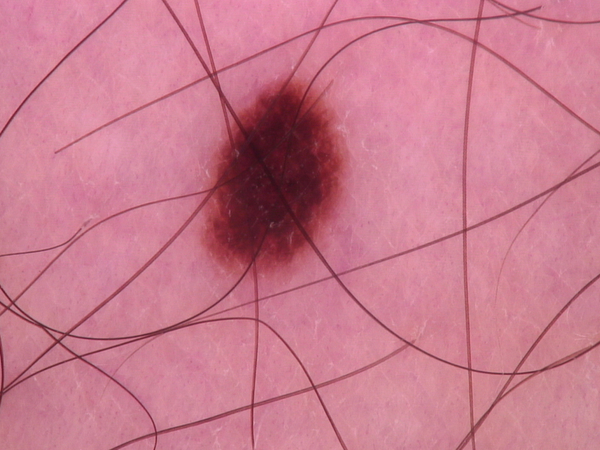
#> input picture Annotation analysis/example.jpg, 600 x 450 px; its folder holds only this picture in this run
$ python -i feature_extract.py   (imports and definitions only)
#> lines starting #> are read from the running program, lines starting #| are printed output that depends on the picture; after the words box and inside, x2 and y2 are one past the last pixel; in counts of white or black regions, pixels touching at a corner belong together
#> further down, picture is the input picture: shape (450, 600, 3); mean B, G, R 142, 122.6, 200.8
import cv2
import numpy as np
from math import sqrt, floor, ceil, nan, pi
from skimage import color, exposure
from skimage.color import rgb2gray
from skimage.feature import blob_log
from skimage.filters import threshold_otsu
from skimage.measure import label, regionprops
from skimage.transform import resize
from skimage.transform import rotate
from skimage import morphology
from sklearn.cluster import KMeans
from skimage.segmentation import slic
from skimage.color import rgb2hsv
from scipy.stats import circmean, circvar, circstd
from statistics import variance, stdev
from scipy.spatial import ConvexHull


# pigment_network: Percentage (0-100%)
# Coverage percentage of pigment network in the lesion

# blue_veil: Pixel count
# Number of pixels meeting blue-veil criteria

# vascular: Pixel count
# Number of pixels identified as vascular structures

# globules: Count
# Number of distinct globular structures detected

# streaks: Ratio (dimensionless)
# Border irregularity measure (perimeter²/4πarea)
# Value 0.0 indicates no significant streaks

# irregular_pigmentation: Percentage (0-100%)
# Coverage percentage of irregular pigmentation
# Value 65.62% shows significant irregular pigmentation

# regression: Pixel count
# Number of pixels showing regression structures
# Value 0.0 indicates no regression areas

# asymmetry: Ratio (0-1)
# Measure of lesion asymmetry
# (0=perfectly symmetric, 1=highly asymmetric)

# compactness: Ratio (perimeter²/4πarea)
# Measure of border irregularity

# convexity: Ratio (0-1)
# Ratio of lesion area to its convex hull area
# (1=perfectly convex)


# [77 lines left out: functions measure_pigment_network, measure_blue_veil, measure_vascular, measure_globules, measure_streaks, not called in this run]


def measure_irregular_pigmentation(image):

    gray = cv2.cvtColor(image, cv2.COLOR_BGR2GRAY)
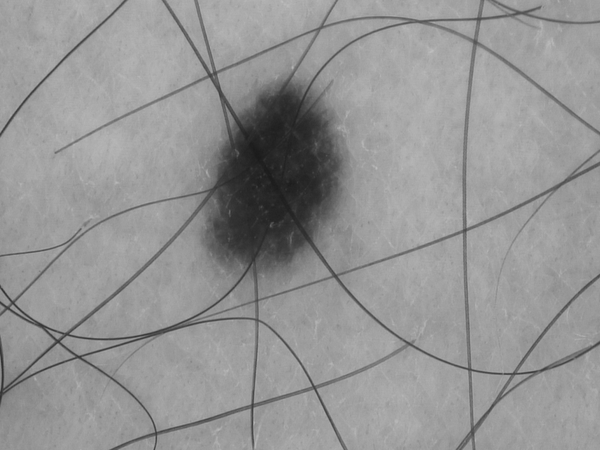
#> gray: shape (450, 600); min 26, max 189, mean 148.2
    threshold = threshold_otsu(gray)
#> threshold = 115
    binary = gray > threshold
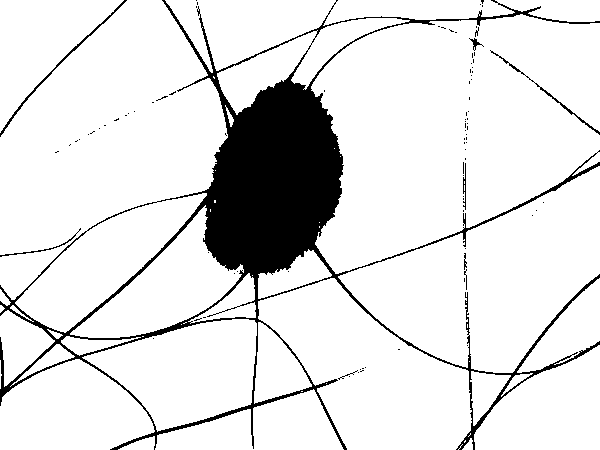
#> binary: shape (450, 600) bool; 88.5% white; 90 black regions (81 under 20 px), largest, box (x1, y1, x2, y2) and area: (0, 0, 600, 450) 29703, (0, 0, 127, 137) 400, (490, 50, 600, 135) 261
    labeled_image = label(binary)
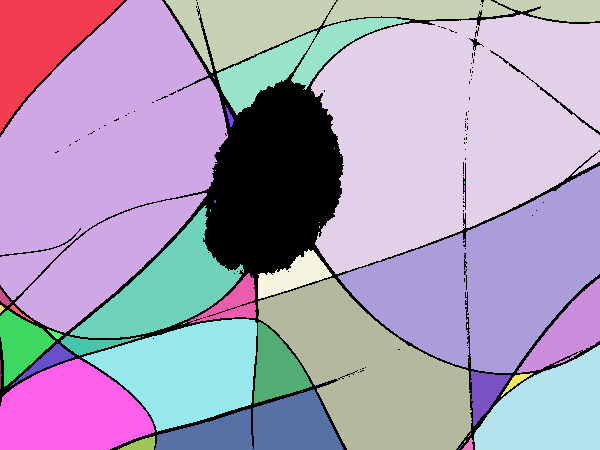
#> labeled_image: shape (450, 600) int32; 52 distinct labels, from 0 to 51; one colour per label, 0 black

    min_rows, min_cols, max_rows, max_cols = [], [], [], []

    for region in regionprops(labeled_image):
        area = region.area
        perimeter = region.perimeter

        if perimeter == 0:
            continue

        circularity = 4 * np.pi * (area / (perimeter ** 2))

        if circularity < 0.6:
            min_row, min_col, max_row, max_col = region.bbox
            min_rows.append(min_row)
            min_cols.append(min_col)
            max_rows.append(max_row)
            max_cols.append(max_col)
#> this loop made 51 passes
#> (area, perimeter, circularity, min_row, min_col, max_row, max_col) on passes 1, 2, 3, 4, 5, 7, 10, 15, 19, 20, 22, 23: (7692, 439.3, 0.501, 0, 0, 133, 124), (49904, 1769.2, 0.2, 0, 0, 333, 228), (12003, 1286.7, 0.0911, 0, 165, 73, 600), (53437, 1877.6, 0.19, 14, 311, 274, 600), (5589, 612.7, 0.187, 18, 217, 115, 410), (69, 42.56, 0.479, 105, 225, 127, 234), (28122, 1092.7, 0.296, 166, 338, 373, 600), (8925, 528.5, 0.402, 205, 70, 338, 244), (1752, 232.7, 0.407, 249, 258, 299, 332), (1305, 325.1, 0.155, 273, 188, 324, 256), (20640, 785.9, 0.42, 278, 258, 450, 472), (3378, 333.2, 0.382, 278, 517, 373, 600)
#> (area, perimeter, circularity) on passes 24, 26, 28, 29, 31, 34: (93, 40.63, 0.708), (24, 17.9, 0.941), (2273, 210, 0.648), (12126, 494.9, 0.622), (2701, 235.4, 0.613), (61, 34.8, 0.633)
#> after the loop, max_cols = [124, 228, 600, 600, 410, 234, 600, 244, 332, 256, 472, 600, 34, 141, 75, 2, 511, 533, 344, 155]; max_rows = [133, 333, 73, 274, 115, 127, 373, 338, 299, 324, 450, 373, 322, 356, 387, 389, 426, 397, 450, 450]; min_cols = [0, 0, 165, 311, 217, 225, 338, 70, 258, 188, 258, 517, 10, 61, 10, 0, 470, 501, 155, 118]; min_rows = [0, 0, 0, 14, 18, 105, 166, 205, 249, 273, 278, 278, 305, 336, 344, 360, 371, 373, 389, 436]

    _, binary_mask = cv2.threshold(gray, 0, 255, cv2.THRESH_BINARY + cv2.THRESH_OTSU)
    total_pixels = np.prod(binary_mask.shape[:2])
#> total_pixels = 270000
    irregular_pixels = np.count_nonzero(binary_mask)
#> irregular_pixels = 239075
    coverage_percentage = (irregular_pixels / total_pixels) * 100
#> coverage_percentage = 88.55

    return coverage_percentage


# [403 lines left out: functions measure_regression, get_compactness, get_asymmetry, get_multicolor_rate, get_com_col, crop and 18 more, not called in this run]

>>> import cv2
>>> picture = cv2.imread('../Annotation analysis/example.jpg')
>>> result = measure_irregular_pigmentation(picture)
#> result = 88.55
